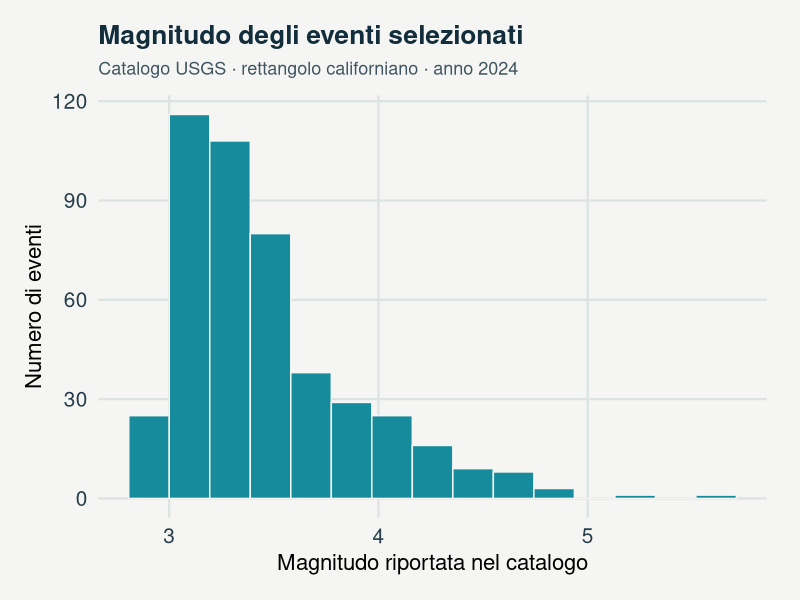
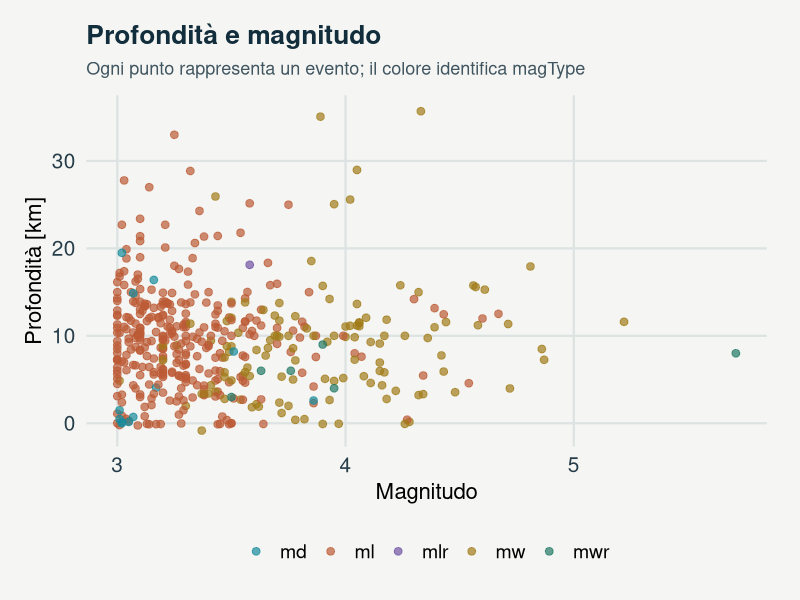
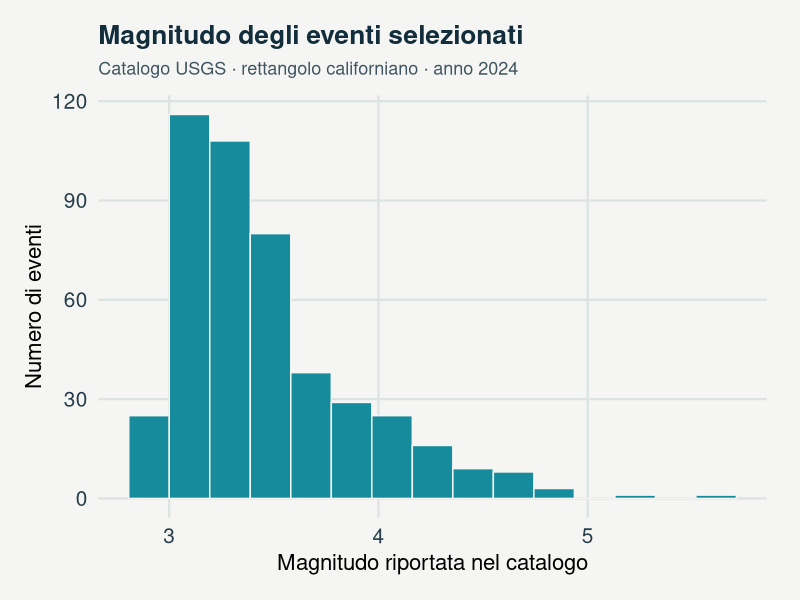
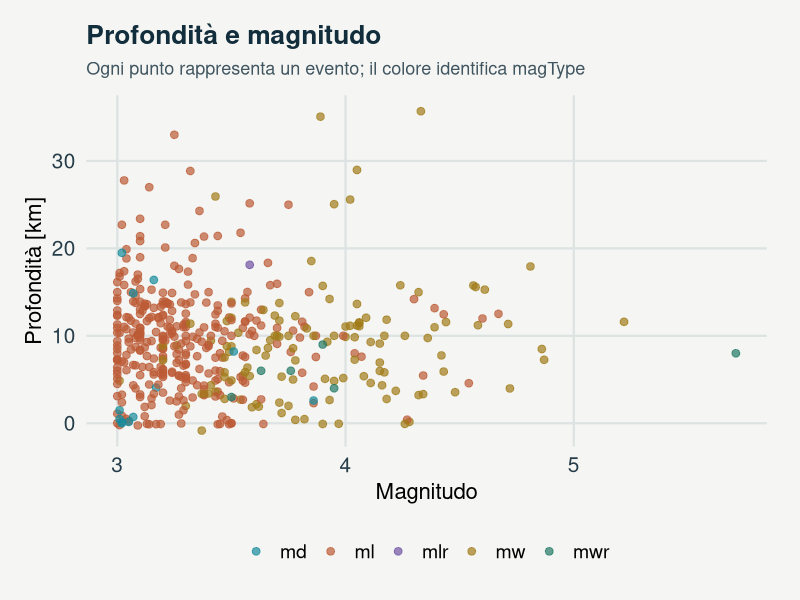

Source code (R) for these figures, in order:
# GeoStat Lab · Leggere un catalogo sismico
# Dati osservati: consultare provenance.json.
# Estrarre il pacchetto; impostare questa cartella come directory di lavoro.
# install.packages("ggplot2")

# GeoStat Lab — funzioni comuni. R >= 4.3; ggplot2 >= 3.4; jsonlite.
suppressPackageStartupMessages(library(ggplot2))
col_geo <- c('#168B9C','#BC5B35','#7054A4','#A17B19','#227864','#64748B')
theme_set(theme_minimal(base_size=17, base_family='sans') + theme(
  plot.background=element_rect(fill='#F5F6F3',colour=NA),
  panel.background=element_rect(fill='#F5F6F3',colour=NA),
  panel.grid.minor=element_blank(),panel.grid.major=element_line(colour='#DCE3E2'),
  plot.title=element_text(size=19,face='bold',colour='#122D3B'),
  plot.subtitle=element_text(size=13,colour='#405560',margin=margin(b=12)),
  axis.text=element_text(size=15,colour='#273E4A'),axis.title=element_text(size=16),
  legend.position='bottom',legend.title=element_blank(),legend.text=element_text(size=14),
  strip.text=element_text(size=15,face='bold'),plot.margin=margin(18,24,18,18)))
metric <- function(...) data.frame(grandezza=names(c(...)),valore=as.character(c(...)),check.names=FALSE)
f <- function(x,d=3) {out<-formatC(x,digits=d,format='fg');out[!is.finite(x)]<-'Non definito';out}
line_plot <- function(d,x='x',y='y',title='',xl=x,yl=y,group=NULL) {
 p<-ggplot(d,aes(x=.data[[x]],y=.data[[y]]))
 if(is.null(group)) p<-p+geom_line(colour=col_geo[1],linewidth=1.05) else p<-p+aes(colour=.data[[group]],group=.data[[group]])+geom_line(linewidth=1)+scale_colour_manual(values=col_geo)
 p+labs(title=title,x=xl,y=yl)
}
point_plot <- function(d,x='x',y='y',title='',xl=x,yl=y,group=NULL) {
 p<-ggplot(d,aes(x=.data[[x]],y=.data[[y]]))
 if(is.null(group))p<-p+geom_point(colour=col_geo[1],size=2.5,alpha=.8) else p<-p+aes(colour=.data[[group]])+geom_point(size=2.7,alpha=.85)+scale_colour_manual(values=col_geo)
 p+labs(title=title,x=xl,y=yl)
}
hist_plot<-function(x,title='',xl='Valore',bins=20)ggplot(data.frame(x=x),aes(x))+geom_histogram(bins=bins,fill=col_geo[1],colour='#F5F6F3')+labs(title=title,x=xl,y='Frequenza')
bar_plot<-function(d,x='gruppo',y='valore',title='',yl='Valore')ggplot(d,aes(x=.data[[x]],y=.data[[y]],fill=.data[[x]]))+geom_col(width=.65)+scale_fill_manual(values=rep(col_geo,length.out=length(unique(d[[x]])) ))+guides(fill='none')+labs(title=title,x=NULL,y=yl)
map_plot<-function(d,z='z',title='',xl='Est [km]',yl='Nord [km]')ggplot(d,aes(x,y,fill=.data[[z]]))+geom_raster()+coord_equal()+scale_fill_gradientn(colours=c('#153F56','#298C9C','#B8CDB2','#F1D889','#AD542F'))+labs(title=title,x=xl,y=yl)
acf_data<-function(x,lag=20){a<-acf(x,lag.max=min(lag,length(x)-1),plot=FALSE);data.frame(x=as.vector(a$lag)[-1],y=as.vector(a$acf)[-1])}
# AR(1), distribuzione marginale stazionaria N(0, 1).
ar_series<-function(n,rho){x<-numeric(n);x[1]<-rnorm(1);for(i in 2:n)x[i]<-rho*x[i-1]+sqrt(1-rho^2)*rnorm(1);x}
# Distanze euclidee in unità metriche già dichiarate; nessuna conversione implicita di CRS.
dist_cross<-function(a,b)sqrt(outer(a[,1],b[,1],'-')^2+outer(a[,2],b[,2],'-')^2)
# Predittore IDW: i punti coincidenti ricevono esattamente il valore osservato.
idw<-function(xy,z,new,power=2){dd<-dist_cross(new,xy);apply(dd,1,function(d)if(any(d<1e-10))mean(z[d<1e-10])else weighted.mean(z,d^(-power)))}
# CART didattico binario: divisioni assiali che minimizzano l'impurità di Gini.
cart_fit<-function(x,y,depth=2,minleaf=4){
 node<-list(p=mean(y),n=length(y));if(depth<1||length(unique(y))<2||length(y)<2*minleaf)return(node)
 best<-Inf
 for(j in seq_len(ncol(x))){v<-sort(unique(x[,j])); if(length(v)<2)next
  for(cut in (head(v,-1)+tail(v,-1))/2){left<-x[,j]<=cut;nl<-sum(left);nr<-sum(!left);if(min(nl,nr)<minleaf)next
   score<-nl*mean(y[left])*(1-mean(y[left]))+nr*mean(y[!left])*(1-mean(y[!left]))
   if(score<best){best<-score;node$j<-j;node$cut<-cut;split<-left}
  }
 }
 if(is.finite(best)){node$left<-cart_fit(x[split,,drop=FALSE],y[split],depth-1,minleaf);node$right<-cart_fit(x[!split,,drop=FALSE],y[!split],depth-1,minleaf)};node
}
cart_predict<-function(tree,x)apply(x,1,function(row){t<-tree;while(!is.null(t$j))t<-if(row[t$j]<=t$cut)t$left else t$right;t$p})

p <- list(
  # Magnitudo minima
  min_mag = 3,
  # Classi dell’istogramma
  bins = 15,
  # Seme riproducibile: Il seme interviene soltanto nelle operazioni di campionamento; nei grafici descrittivi i risultati restano invariati.
  seed = 2026
)
# Rende ripetibile la sequenza pseudocasuale.
set.seed(p$seed)

# Legge la copia locale documentata, senza interrogare servizi esterni.
observations <- read.csv("data.csv", stringsAsFactors=FALSE, check.names=FALSE)

# Conserva gli eventi con misure finite e magnitudo sopra la soglia scelta.
keep <- is.finite(observations$mag) & is.finite(observations$depth) &
  observations$mag >= p$min_mag
data <- observations[keep, , drop = FALSE]
stopifnot(nrow(data) >= 2)

# Riassume il campione selezionato; la mediana conserva l’unità della variabile.
metrics <- metric(
  "Eventi nel CSV" = nrow(observations),
  "Eventi selezionati" = nrow(data),
  "Mediana magnitudo" = f(median(data$mag)),
  "Mediana profondità [km]" = f(median(data$depth)),
  "Soglia magnitudo" = p$min_mag
)

# Il numero di classi cambia la rappresentazione, non le osservazioni selezionate.
g1 <- ggplot(data, aes(x = mag)) +
  geom_histogram(bins = p$bins, fill = col_geo[1], colour = "#F5F6F3") +
  labs(title = "Magnitudo degli eventi selezionati",
       subtitle = "Catalogo USGS · rettangolo californiano · anno 2024",
       x = "Magnitudo riportata nel catalogo", y = "Numero di eventi")

# Colora le scale di magnitudo per rendere visibile l’eterogeneità del catalogo.
types <- sort(unique(data$magType))
g2 <- ggplot(data, aes(x = mag, y = depth, colour = magType)) +
  geom_point(size = 2.3, alpha = 0.70) +
  scale_colour_manual(values = setNames(rep(col_geo, length.out = length(types)), types)) +
  labs(title = "Profondità e magnitudo", subtitle = "Ogni punto rappresenta un evento; il colore identifica magType",
       x = "Magnitudo", y = "Profondità [km]")
plots <- list(g1, g2)

print(metrics, row.names=FALSE)
for (i in seq_along(plots)) {
  print(plots[[i]])
  ggsave(paste0("figura_",i,".pdf"),plots[[i]],width=9,height=5.5)
}
write.csv(data,"risultati.csv",row.names=FALSE)
